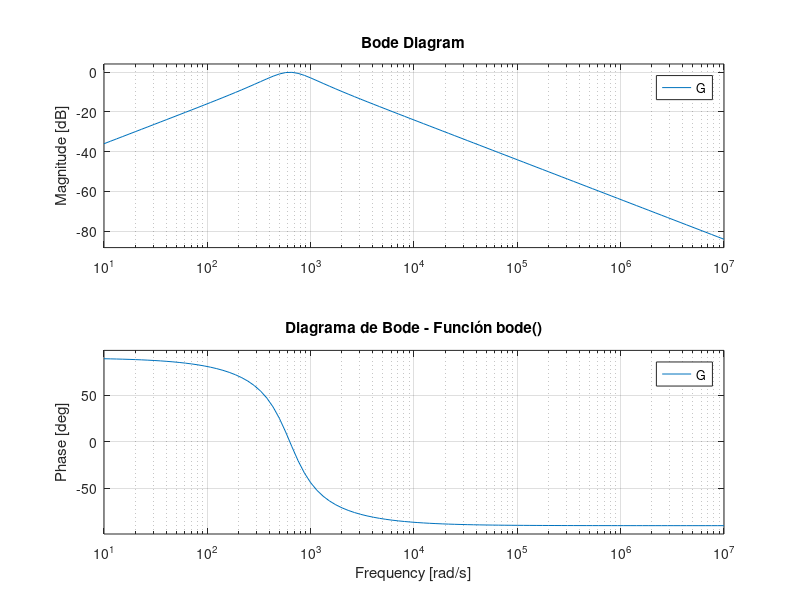
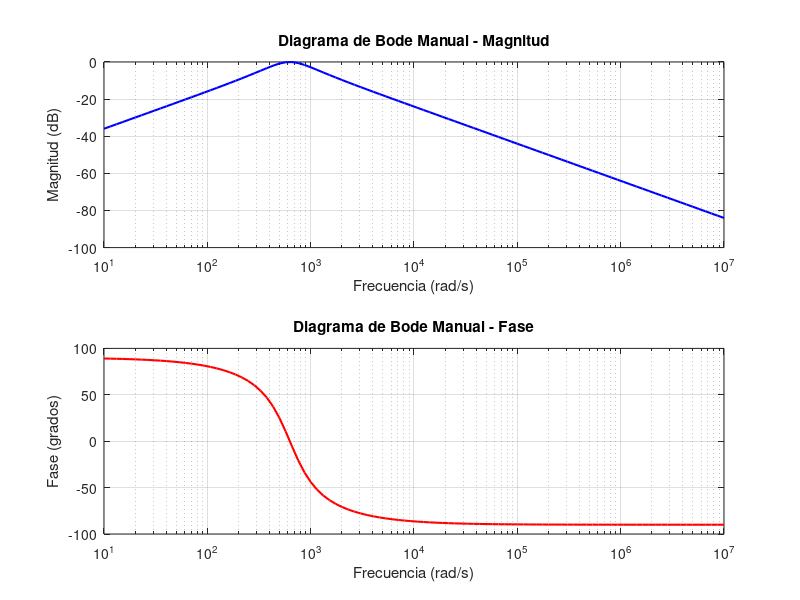
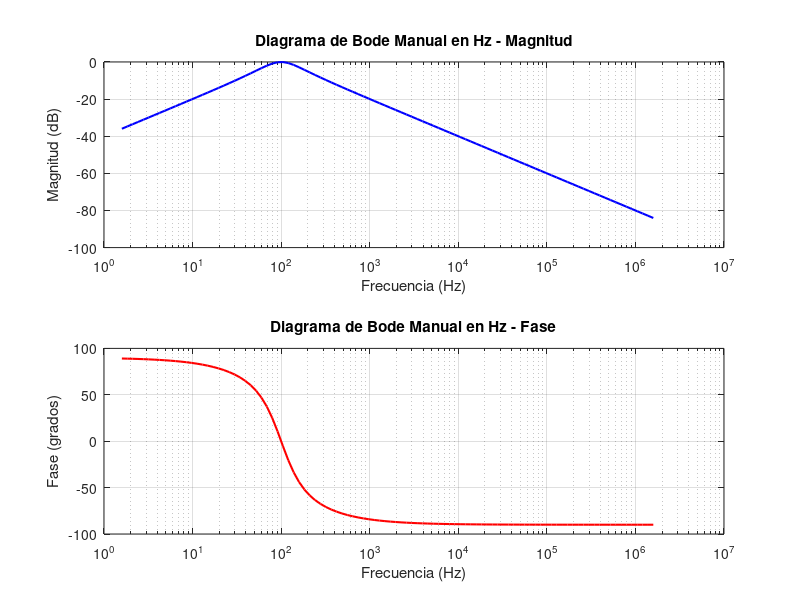

MATLAB code to generate these figures, in order:
clc, clear all, close all;
N = 100;

%% Parte inicial RLC
% Parametros Actividad inicial
R = 10;     %[Ohm]
L = 1e-3;   %[H]
C = 100e-6; %[F]

% Funcion de transferencia RLC
num = [1/(L*C)];
den = [1 R/L 1/(L*C)];
G = tf(num, den);

%% ====== RETO (Pasa altas - Salida en Inductor) ==============
% Parametros Actividad Reto (Pasa altas)
R = 100;        % [Ohms]  
L = 112.54e-3;  % [H]
C = 22.5e-6;    % [F]

% Funcion de transferencia RLC (inductor)
num = [1 0 0]; 
den = [1 R/L 1/(L*C)];
G = tf(num, den);

%% ====== RETO (Pasa Banda - Salida en Resistencia) ==========
% Parametros Actividad Reto (Pasa Banda)
R = 100;           % [Ohms]
L = 159.15e-3;     % [H] 
C = 15.915e-6;     % [F]

% Funcion de transferencia RLC (Salida en Resistencia)
% G(s) = ( (R/L)*s ) / ( s^2 + (R/L)*s + 1/(LC) )
num = [R/L 0]; 
den = [1 R/L 1/(L*C)];
G = tf(num, den)

%% Graficamos el D. Bode manualmente
w_manual = logspace(1,7,N); % Vector de frecuencias en rad/s
s = 1j * w_manual;          % s = jw

%% Graficamos el D. Bode comandos Matlab
w = logspace(1,7,N);
bode(G,w);
grid on;
title('Diagrama de Bode - Función bode()');

%% Graficamos el D. Bode manualmente
w_manual = logspace(1,7,N); % Vector de frecuencias en rad/s

% Evaluar la función de transferencia en cada frecuencia
% G(jω) se evalúa sustituyendo s por jω
s = 1j * w_manual;  % s = jω

%% G_jw = num ./ (s.^2 + den(2)*s + den(3));      % G(jω) = Num(jω) / Den(jω)
%% G_jw = (s.^2) ./ (s.^2 + (R/L)*s + 1/(L*C));   % G(jω) Actividad reto inductor
G_jw = ((R/L)*s) ./ (s.^2 + (R/L)*s + 1/(L*C));   % G(jω) Actividad reto Resistencia

% Calcular magnitud en decibeles
magnitud_lineal = abs(G_jw);             % Magnitud en valor absoluto
magnitud_dB = 20*log10(magnitud_lineal); % Magnitud en decibeles [dB]

% Calcular fase en grados
fase_rad = angle(G_jw);                 % Fase en radianes
fase_grados = fase_rad * (180/pi);      % Fase en grados [°]

% Convertir frecuencia a Hertz
f_Hz = w_manual / (2*pi);               % Frecuencia en Hertz [Hz]

% Gráfica de Magnitud
figure(2)
subplot(2,1,1)
semilogx(w_manual, magnitud_dB, 'b', 'LineWidth', 1.5);
grid on;
xlabel('Frecuencia (rad/s)');
ylabel('Magnitud (dB)');
title('Diagrama de Bode Manual - Magnitud');

% Gráfica de Fase
subplot(2,1,2)
semilogx(w_manual, fase_grados, 'r', 'LineWidth', 1.5);
grid on;
xlabel('Frecuencia (rad/s)');
ylabel('Fase (grados)');
title('Diagrama de Bode Manual - Fase');

%% Diagrama de Bode MANUAL en HERTZ
figure(3)

% Gráfica de Magnitud en Hz
subplot(2,1,1)
semilogx(f_Hz, magnitud_dB, 'b', 'LineWidth', 1.5);
grid on;
xlabel('Frecuencia (Hz)');
ylabel('Magnitud (dB)');
title('Diagrama de Bode Manual en Hz - Magnitud');

% Gráfica de Fase en Hz
subplot(2,1,2)
semilogx(f_Hz, fase_grados, 'r', 'LineWidth', 1.5);
grid on;
xlabel('Frecuencia (Hz)');
ylabel('Fase (grados)');
title('Diagrama de Bode Manual en Hz - Fase');

%% Respuestas a las preguntas
fprintf('\n=== RESPUESTAS AL EJERCICIO 1.1 ===\n\n');

fprintf('1. ¿Qué unidad debe tener la magnitud?\n');
fprintf('   R: Decibeles [dB]\n');
fprintf('   Fórmula: 20*log10(|G(jω)|)\n\n');

fprintf('2. ¿Qué unidad debe tener la fase?\n');
fprintf('   R: Grados [°]\n');
fprintf('   Conversión: fase_grados = fase_radianes * (180/pi)\n\n');

fprintf('3. ¿Qué debería hacer para obtener la gráfica en Hertz?\n');
fprintf('   R: Convertir de rad/s a Hz\n');
fprintf('   Fórmula: f[Hz] = ω[rad/s] / (2π)\n\n');

fprintf('4. ¿Cómo hizo para evaluar la función de transferencia en una frecuencia determinada?\n');
fprintf('   R: Sustituyendo s = jω en G(s)\n');
fprintf('   Se evalúa: G(jω) = numerador(jω) / denominador(jω)\n\n');

fprintf('5. ¿Cómo calculó la magnitud?\n');
fprintf('   R: Magnitud = |G(jω)| = abs(G(jω))\n');
fprintf('   En dB: Magnitud_dB = 20*log10(|G(jω)|)\n\n');

fprintf('6. ¿Cómo calculó la fase?\n');
fprintf('   R: Fase = angle(G(jω)) [en radianes]\n');
fprintf('   En grados: Fase_grados = angle(G(jω)) * (180/pi)\n\n');